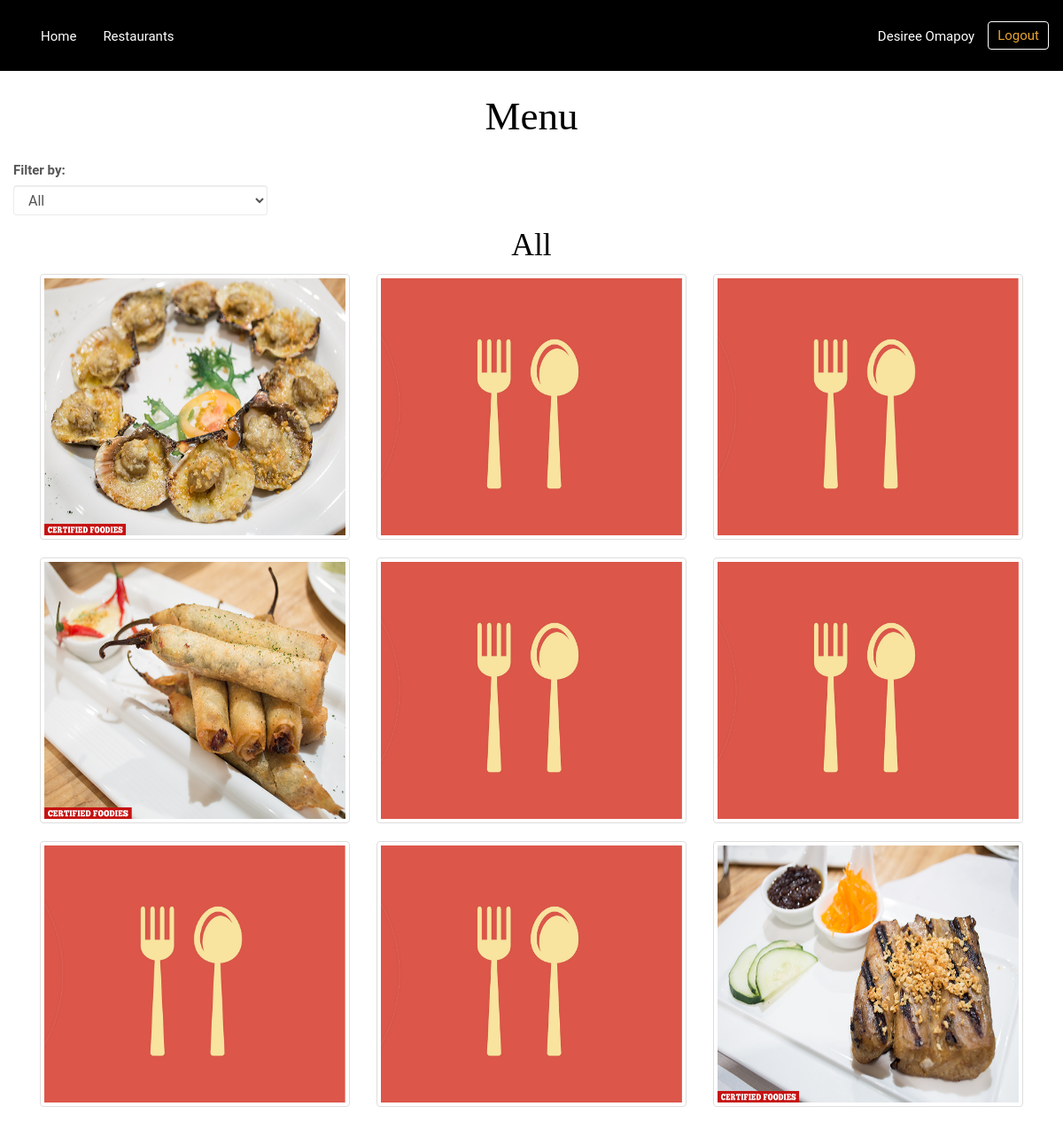
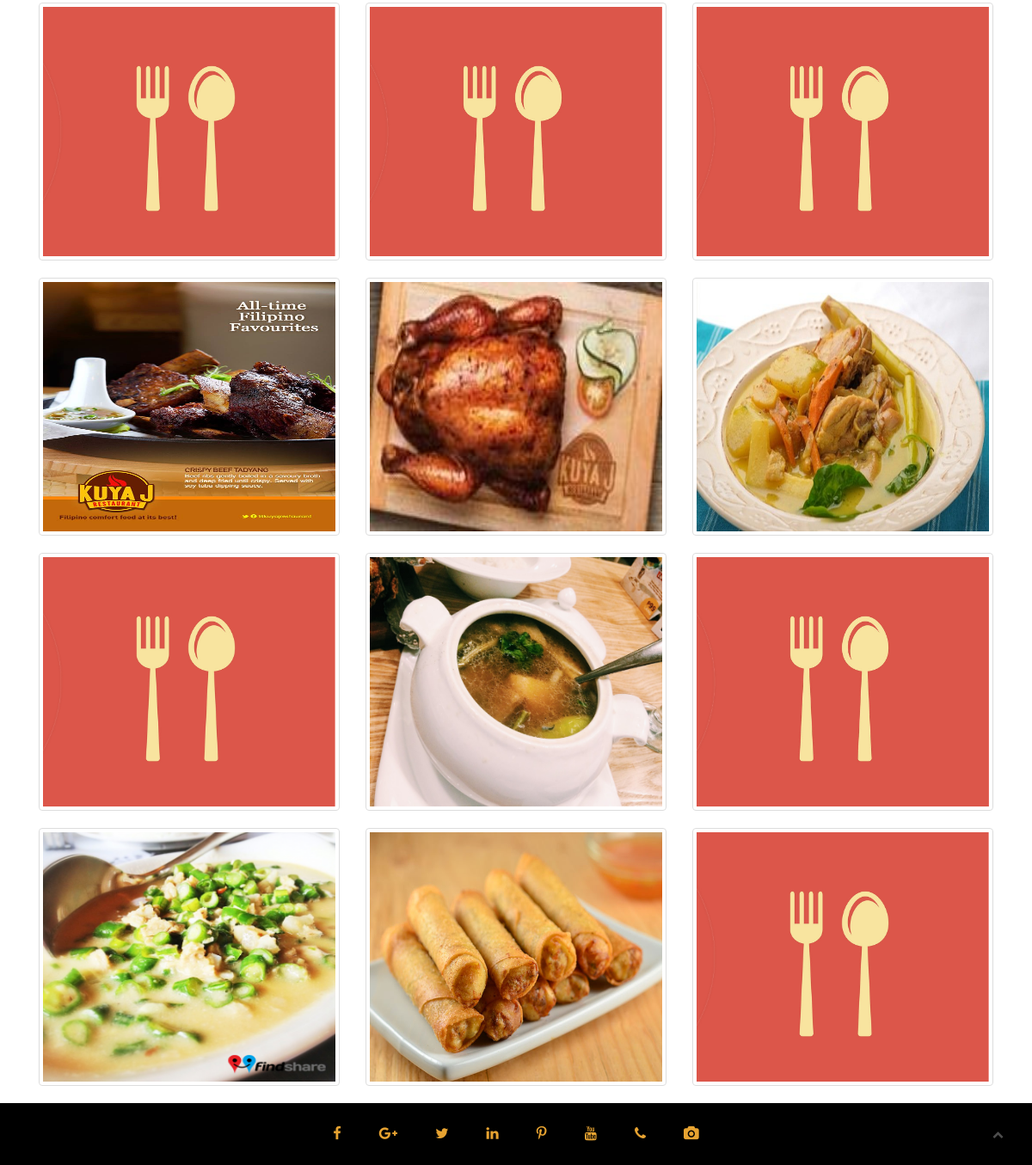
Page /Model/Customer/menu2.php?pid=1&cid=1 (signed in) on the committed database (2 pictures, top to bottom).
### tables this page shows
CREATE TABLE `customers` (
  `customer_id` int(11) NOT NULL,
  `customer_fname` varchar(255) NOT NULL,
  `customer_mname` varchar(255) DEFAULT NULL,
  `customer_lname` varchar(255) NOT NULL,
  `customer_addr` varchar(255) NOT NULL,
  `customer_phone` varchar(255) NOT NULL,
  `customer_email` varchar(255) NOT NULL,
  `customer_gender` varchar(255) NOT NULL,
  `customer_birthdate` date NOT NULL,
  `customer_status` varchar(30) DEFAULT 'Active',
  `customer_password` varchar(255) NOT NULL,
  `customer_pic` varchar(255) NOT NULL,
  `date_created` timestamp NOT NULL DEFAULT CURRENT_TIMESTAMP
);

CREATE TABLE `menus` (
  `menu_id` int(11) NOT NULL,
  `mc_id` int(11) NOT NULL,
  `restaurant_id` int(11) NOT NULL,
  `m_name` varchar(255) NOT NULL,
  `m_desc` varchar(255) DEFAULT NULL,
  `m_category` varchar(255) DEFAULT NULL,
  `m_image` varchar(255) DEFAULT NULL,
  `m_status` varchar(255) NOT NULL DEFAULT 'Available',
  `m_price` decimal(8,2) NOT NULL,
  `created` timestamp NOT NULL DEFAULT CURRENT_TIMESTAMP ON UPDATE CURRENT_TIMESTAMP,
  `menu_number` int(255) NOT NULL
);

### Controller/dbconn.php (called while the page is built, shortened)
<?php
function con(){
	return new PDO("mysql:host=localhost;dbname=ktb2;", "root","");
}
	function getCustomer($data){
		$con = con();
		$sql = "SELECT * FROM customers WHERE customer_id = ?";
		$stmt = $con->prepare($sql);
		$stmt->execute($data);
		$row = $stmt->fetchAll(PDO::FETCH_ASSOC);
		return $row;
	}
        function selectMenu()
        {
            $db = con();
            $sql = "SELECT * FROM menus WHERE m_status = 'Available'";
            $stmt = $db->prepare($sql);
            $stmt->execute();
            $menu = $stmt->fetchAll(PDO::FETCH_ASSOC);
            return $menu;
        }
?>

### Model/Customer/menu2.php (the view, shortened to what this page needs)
<?php
    include '../../Controller/dbconn.php';
    $Resid = $_GET['cid'];
?>
<!doctype html>
 <html class="no-js" lang="">
<?php include('header.php'); ?>
<div class="container-fluid">
    <div class="row">
        <div class="col-lg-12">
        <center><h1> Menu</h1><br/></center>
         <div class="form-group" style="float:left; width: 70%">
                <label>Filter by: </label>
                  <select name="filter" id="filter"  class="form-control" style="width: 35%;">
                      <option value="0">All</option>
                  </select>
          </div>
         </div>
    </div>
        <div class="col-lg-12" id="div0">
           <center><h2 style="color: black;">All</h2></center>
      <?php
                $menu = selectMenu();
                foreach ($menu as $id) {
                    $cid = $id['mc_id'];
                    if($cid==1 && $Resid==$id['restaurant_id']){
    ?>
                    <div class="col-sm-4 container">
                         <?php
                        $filename = '../../Image/'.$id['m_image'].'';
                        if($id['m_image'] == '' || !(file_exists($filename))){?>
                        <img src="../../Image/icon3.png" alt="blank" class="img-responsive thumbnail image" style="width: 100%; height: 300px;">
                        <?php }else{ ?>
                        <img src="../../Image/<?php echo $id['m_image']?>" alt="<?php echo $id['m_name']?>" class="img-responsive thumbnail image" style="width: 100%; height: 300px;">
                        <?php } ?>
                    </div>
                    <?php }} ?>
        </div>
  </div>
        <?php include('footer.php'); ?>
    </body>
</html>

### Model/Customer/header.php (shortened to what this page needs)
<head>
        <link rel="stylesheet" href="../../assets/css/bootstrap.min.css">
        <link href="../../assets/fonts/css.css" rel="stylesheet" type="text/css">
        <link rel="stylesheet" href="../../assets/css/font-awesome.min.css">
        <link rel="stylesheet" href="../../assets/css/animate/animate.css" />
        <link rel="stylesheet" href="../../assets/css/plugins.css" />
        <link rel="stylesheet" href="../../assets/css/style3.css">
        <link rel="stylesheet" href="../../assets/css/datatable.css">
        <link rel="stylesheet" href="../../assets/css/buttons.dataTables.min.css" />
        <link rel="stylesheet" href="../../assets/css/responsive.css" />
        <link rel="stylesheet" href="../../assets/css/star-rating.min.css" />
        <link rel="stylesheet" href="../../assets/css/jquery-ui.css">
        <link rel="stylesheet" href="../../assets/css/jquery.timepicker.min.css" />
    </head>
    <body>
         <header id="home" class="navbar-fixed-top">
            <div class="main_menu_bg">
                <div class="container">
                    <div class="row">
                        <nav class="navbar navbar-default">
                            <div class="container-fluid">
                                <div class="navbar-header">
                                    <a class="navbar-brand our_logo" href="#"></a>
                                </div>
                                <div class="collapse navbar-collapse" id="bs-example-navbar-collapse-1">
                                    <ul class="nav navbar-nav navbar-left">
                                        <li><a href="home.php?id=<?php echo $_SESSION['id']?>">Home</a></li>
                                         <li><a href="restaurant.php?id=<?php echo $_SESSION['id'];?>">Restaurants</a></li>
                                    </ul>
                                  <?php
                                    if($_SESSION['id'])
                                     {
                                        $customer = getCustomer(array($_SESSION['id']));
                                        foreach ($customer as $row) {
                                    ?>
                                    <ul class="nav navbar-nav navbar-right">
                                        <li><a  href="customerprofile.php?id=<?php echo $row['customer_id']; ?>"><?php echo $row['customer_fname'].' '.$row['customer_lname']?></a></li>
                                        <li><a class="booking" href="../../Controller/logout.php">Logout</a></li>
                                    </ul>
                                <?php } }?>
                                </div>
                            </div>
                        </nav>
                    </div>
                </div>
            </div>
        </header>

### assets/css/style3.css (style rules this page uses)
.container { position: relative; }
.image { opacity: 1; display: block; transition: .5s ease; backface-visibility: hidden; }
html, body { background-color: white; font-size: 15px; color: #565656; padding: 0; margin-left: 0; margin-right: 0; font-family: 'roboto', sans-serif; overflow-x: hidden; }
img { -moz-user-select: none; -webkit-user-select: none; -ms-user-select: none; user-select: none; -webkit-user-drag: none; user-drag: none; }
a, a:hover, a:active, a:focus { text-decoration: none; outline: none; }
a, button, a span { -webkit-transition: 0.2s ease-in-out; -o-transition: 0.2s ease-in-out; transition: 0.2s ease-in-out; font-family: 'roboto', sans-serif; }
*, *:before, *:after { -webkit-box-sizing: border-box; -moz-box-sizing: border-box; box-sizing: border-box; }
ol, ul { list-style: none; padding: 0; }
img { max-width: 100%; }
.form-control { border: 1px solid rgba(0, 0, 0, 0.08); font-size: 16px; height: 34px; max-width: 90%; background: #ffffff; }
h1, h2, h3 { font-family: 'Pacifico', cursive; font-weight: 300; margin: 0; color:#000000; }
h1 { font-size: 3rem; line-height: 4rem; font-weight: 300; }
h2 { font-weight: 300; margin-bottom: .9rem; font-size: 2.375rem; line-height: 2.5rem; }
a.navbar-brand.our_logo { position: absolute; left: 0; top: 0px; width: 25%; }
.main_menu_bg { background:black; height: 80px; }
.navbar-default { background-color: transparent; border-color: transparent; }
.container-fluid { margin-top: 15px; }
.main_menu_bg li a.booking { border: 1px solid #fff; border-radius: 4px; color: #e7a331 !important; padding: 5px 10px; margin-top: 8px; }
.main_menu_bg .navbar { margin-bottom: 0px; }
.navbar-default .navbar-nav>li>a { color: #fff; }

### rows in the picture
customers: customer_fname "Desiree", customer_lname "Omapoy"
menus: m_image (picture)
menus: m_image (picture)
menus: m_image (picture)
menus: m_image (picture)
menus: m_image (picture)
menus: m_image (picture)
menus: m_image (picture)
menus: m_image (picture)
menus: m_image (picture)
